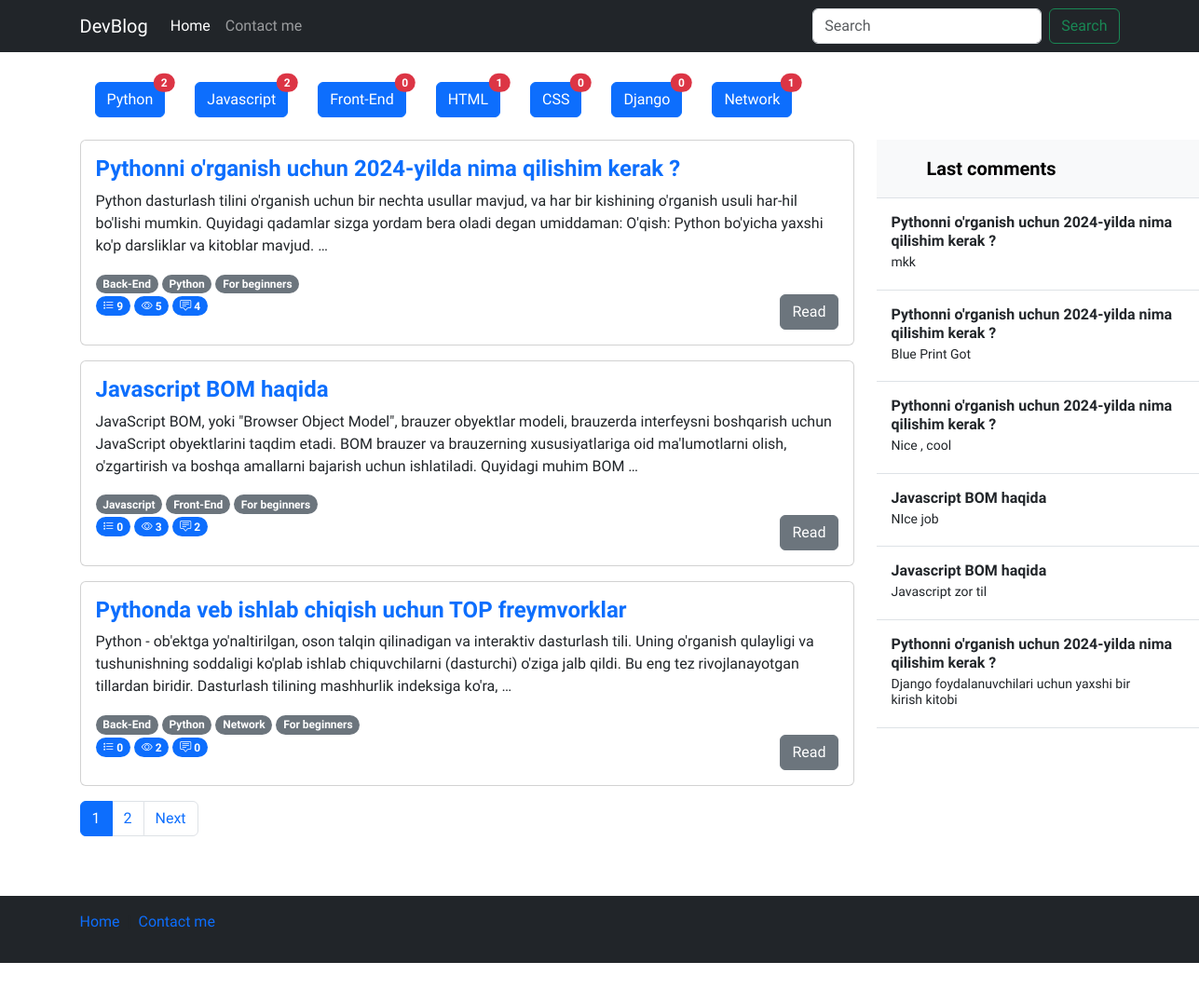
The page / on the database its author committed.
### blog/models.py (models this page shows, shortened)
class Category(models.Model):
    name = models.CharField(verbose_name="Category name",max_length=250)
    slug = models.SlugField(max_length=250, unique=True)

class Post(models.Model):
    title = models.CharField(verbose_name="Post title",max_length=550)
    body = models.TextField(verbose_name="Post body")
    author = models.CharField(verbose_name="Post author",default="Admin",max_length=100)
    category = models.ForeignKey(Category, on_delete=models.PROTECT,related_name='posts')
    tag = models.ManyToManyField(Tag)
    views = models.PositiveIntegerField(default=0)
    publish_date = models.DateTimeField(verbose_name="Published time",auto_now_add=True)
    published = models.BooleanField(default=True)
    on_top = models.BooleanField(default=False)

class Tag(models.Model):
    name = models.CharField(verbose_name="Tag name",max_length=250)
    slug = models.SlugField(max_length=250, unique=True)

class Comment(models.Model):
    author = models.CharField(verbose_name="Comment author",max_length=100,blank=False)
    comment = models.TextField(verbose_name="Comment")
    post = models.ForeignKey(Post, on_delete=models.CASCADE, related_name='comments')

### blog/views.py (the view)
# urls.py: path('', views.home_page, name='home'),
def home_page(request):
    categories = Category.objects.all()
    posts = Post.objects.all()
    paginator = Paginator(posts, 3)
    page_number = request.GET.get("page")
    page_obj = paginator.get_page(page_number)
    last_comments = Comment.objects.all().order_by("-id")[:10]
    data = {
        "categories":categories,
        "page_obj":page_obj,
        "last_comments":last_comments
    }
    return render(request=request, template_name='index.html', context=data)

### templates/index.html (shortened to what this page needs)
{% load static %}
<!DOCTYPE html>
<html lang="en">
  <head>
    <link rel="stylesheet" href="{% static 'css/style.css' %}" />
    <link
      rel="stylesheet"
      href="https://cdn.jsdelivr.net/npm/bootstrap-icons@1.11.3/font/bootstrap-icons.min.css"
    />
    <link
      href="https://cdn.jsdelivr.net/npm/bootstrap@5.3.2/dist/css/bootstrap.min.css"
      rel="stylesheet"
    />
  </head>
  <body>
    <header>
      <nav class="navbar navbar-expand-md navbar-dark bg-dark mb-4">
        <div class="container">
          <a class="navbar-brand" href="/">DevBlog</a>
          <div class="collapse navbar-collapse" id="navbarCollapse">
            <ul class="navbar-nav me-auto mb-2 mb-md-0">
              <li class="nav-item">
                <a class="nav-link active" aria-current="page" href="#">Home</a>
              </li>
              <li class="nav-item">
                <a class="nav-link" href="#">Contact me</a>
              </li>
            </ul>
            <form
              class="d-flex"
              role="search"
              action="{% url 'blog:search' %}"
              method="get"
            >
              <input
                class="form-control me-2"
                name="query"
                type="search"
                placeholder="Search"
                aria-label="Search"
                control-id="ControlID-1"
              />
              <button
                class="btn btn-outline-success"
                type="submit"
                control-id="ControlID-2"
              >
                Search
              </button>
            </form>
          </div>
        </div>
      </nav>
    </header>
    <main>
      <section>
        <div class="container-md">
          <div class="d-flex flex-wrap my-3">
            {% for cat in categories %}
            <div class="d-flex flex-wrap mx-3 my-2">
              <a
                href="{% url 'blog:category_list' cat.slug %}"
                class="btn btn-primary position-relative"
              >
                {{ cat.name }}
                <span
                  class="position-absolute top-0 start-100 translate-middle badge rounded-pill bg-danger"
                >
                  {{cat.posts.all.count}}
                </span>
              </a>
            </div>
            {% endfor %}
          </div>
        </div>
        <div class="container-md">
          <div class="row">
            <div class="col-sm-12 col-md-9">
              {% for post in page_obj %}
              <div class="card mb-3">
                <div class="card-body">
                  <div class="content">
                    <a
                      href="{% url 'blog:detail' post.id %}"
                      class="text-decoration-none"
                    >
                      <h4 class="card-title fw-bold">{{post.title}}</h4></a
                    >
                    <p class="card-text">{{post.body|truncatewords:'35'}}</p>
                    {% for tag in post.tag.all %}
                    <span class="badge rounded-pill text-bg-secondary"
                      >{{tag.name}}</span
                    >
                    {% endfor %}
                    <br />
                    <span class="badge bg-primary rounded-pill">
                      <i class="bi bi-list-stars"></i>
                      {{post.ratings.all.count}}
                    </span>
                    <span class="badge bg-primary rounded-pill">
                      <i class="bi bi-eye"></i>
                      {{post.views}}
                    </span>
                    <span class="badge bg-primary rounded-pill">
                      <i class="bi bi-chat-square-text"></i>
                      {{post.comments.all.count}}
                    </span>
                    <a
                      href="{% url 'blog:detail' post.id %}"
                      class="btn btn-secondary float-end"
                      >Read</a
                    >
                  </div>
                </div>
              </div>
              {% empty %}
              <h3>Posts not found !</h3>
              {% endfor %}
              <nav aria-label="...">
                <ul class="pagination">
                  {% for page in page_obj.paginator.page_range %}
                  <li class="page-item {% if page_obj.number == page %} active {% endif %}">
                    <a class="page-link" href="?page={{ page }}">{{ page }}</a>
                  </li>
                  {% endfor %}
                  {% if page_obj.has_next %}
                  <li class="page-item">
                    <a
                      class="page-link"
                      href="?page={{ page_obj.next_page_number }}"
                      >Next</a
                    >
                  </li>
                  {% endif %}
                </ul>
              </nav>
            </div>
            <div class="col-sm-none col-md-3">
              <div
                class="d-flex flex-column align-items-stretch flex-shrink-0 bg-body-tertiary"
                style="width: 380px"
              >
                <a
                  href="/"
                  class="d-flex align-items-center flex-shrink-0 p-3 link-body-emphasis text-decoration-none border-bottom"
                >
                  <svg class="bi pe-none me-2" width="30" height="24">
                    <use xlink:href="#bootstrap"></use>
                  </svg>
                  <span class="fs-5 fw-semibold">Last comments</span>
                </a>
                <div
                  class="list-group list-group-flush border-bottom scrollarea"
                >
                  {% for comment in last_comments %}
                  <a
                    href="{% url 'blog:detail' comment.post.id %}"
                    class="list-group-item list-group-item-action py-3 lh-sm"
                  >
                    <div
                      class="d-flex w-100 align-items-center justify-content-between"
                    >
                      <strong class="mb-1">{{comment.post.title}}</strong>
                    </div>
                    <div class="col-10 mb-1 small">{{comment.comment}}</div>
                  </a>
                  {% endfor %}
                </div>
              </div>
            </div>
          </div>
        </div>
      </section>
    </main>
    <footer class="footer mt-auto text-white-50 bg-dark">
      <div class="container">
        <div class="row my-5">
          <div class="col-12">
            <nav
              style="--bs-breadcrumb-divider: '|'"
              aria-label="breadcrumb"
              class="py-3"
            >
              <ol class="breadcrumb">
                <li class="breadcrumb-item">
                  <a href="/" class="text-decoration-none">Home</a>
                </li>
                <li class="breadcrumb-item" aria-current="page">
                  <a href="#" class="text-decoration-none">Contact me</a>
                </li>
              </ol>
            </nav>
          </div>
        </div>
      </div>
    </footer>
  </body>
</html>

### staticfiles/css/style.css (style rules this page uses)
* { font-family: 'Onest', sans-serif !important; }

### rows shown on the page
Category: name "Python", posts.all.count "2"
Category: name "Javascript", posts.all.count "2"
Category: name "Front-End", posts.all.count "0"
Category: name "HTML", posts.all.count "1"
Category: name "CSS", posts.all.count "0"
Category: name "Django", posts.all.count "0"
Category: name "Network", posts.all.count "1"
Post: title "Pythonni o'rganish uchun 2024-yilda nima qilishim kerak ?", body "Python dasturlash tilini o'rganish uchun bir nechta usullar mavjud, va har bir kishining o'rganish usuli har-hil bo'lishi mumkin. Quyidagi qadamlar sizga yordam bera oladi degan umiddaman: O'qish: Python bo'yicha yaxshi ko'p darsliklar va kitoblar mavjud. …", ratings.all.count "9", views "5", comments.all.count "4"
Tag: name "Back-End"
Tag: name "Python"
Tag: name "For beginners"
Post: title "Javascript BOM haqida", body "JavaScript BOM, yoki \"Browser Object Model\", brauzer obyektlar modeli, brauzerda interfeysni boshqarish uchun JavaScript obyektlarini taqdim etadi. BOM brauzer va brauzerning xususiyatlariga oid ma'lumotlarni olish, o'zgartirish va boshqa amallarni bajarish uchun ishlatiladi. Quyidagi muhim BOM …", ratings.all.count "0", views "3", comments.all.count "2"
Tag: name "Javascript"
Tag: name "Front-End"
Post: title "Pythonda veb ishlab chiqish uchun TOP freymvorklar", body "Python - ob'ektga yo'naltirilgan, oson talqin qilinadigan va interaktiv dasturlash tili. Uning o'rganish qulayligi va tushunishning soddaligi ko'plab ishlab chiquvchilarni (dasturchi) o'ziga jalb qildi. Bu eng tez rivojlanayotgan tillardan biridir. Dasturlash tilining mashhurlik indeksiga ko'ra, …", ratings.all.count "0", views "2", comments.all.count "0"
Tag: name "Network"
Comment: post "Pythonni o'rganish uchun 2024-yilda nima qilishim kerak ?", comment "mkk"
Comment: post "Pythonni o'rganish uchun 2024-yilda nima qilishim kerak ?", comment "Blue Print Got"
Comment: post "Pythonni o'rganish uchun 2024-yilda nima qilishim kerak ?", comment "Nice , cool"
Comment: post "Javascript BOM haqida", comment "NIce job"
Comment: post "Javascript BOM haqida", comment "Javascript zor til"
Comment: post "Pythonni o'rganish uchun 2024-yilda nima qilishim kerak ?", comment "Django foydalanuvchilari uchun yaxshi bir kirish kitobi"

### other values the page prints
{{ page }} "1" "2"
